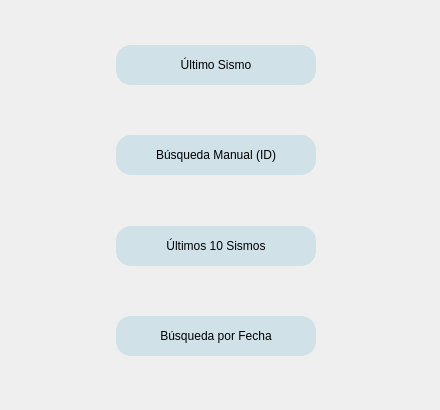
            <widget class="QWidget" name="page_izq1">
             <widget class="QWidget" name="layoutWidget">
              <property name="geometry">
               <rect>
                <x>0</x>
                <y>0</y>
                <width>431</width>
                <height>401</height>
               </rect>
              </property>
              <layout class="QVBoxLayout" name="verticalLayout_4">
               <item>
                <spacer name="verticalSpacer">
                 <property name="orientation">
                  <enum>Qt::Vertical</enum>
                 </property>
                 <property name="sizeHint" stdset="0">
                  <size>
                   <width>20</width>
                   <height>40</height>
                  </size>
                 </property>
                </spacer>
               </item>
               <item>
                <layout class="QHBoxLayout" name="horizontalLayout_2">
                 <item>
                  <spacer name="horizontalSpacer">
                   <property name="orientation">
                    <enum>Qt::Horizontal</enum>
                   </property>
                   <property name="sizeHint" stdset="0">
                    <size>
                     <width>40</width>
                     <height>20</height>
                    </size>
                   </property>
                  </spacer>
                 </item>
                 <item>
                  <widget class="QPushButton" name="pushButton_ultimoSismo">
                   <property name="minimumSize">
                    <size>
                     <width>200</width>
                     <height>40</height>
                    </size>
                   </property>
                   <property name="cursor">
                    <cursorShape>PointingHandCursor</cursorShape>
                   </property>
                   <property name="styleSheet">
                    <string notr="true">QPushButton {
	background-color: rgb(208, 225, 232);
	border-radius: 15px;
	border: none;
	font: 75 12pt &quot;MS Shell Dlg 2&quot;;
}
QPushButton:hover {
	background-color: rgb(208, 225, 250);
}</string>
                   </property>
                   <property name="text">
                    <string>Último Sismo</string>
                   </property>
                  </widget>
                 </item>
                 <item>
                  <spacer name="horizontalSpacer_2">
                   <property name="orientation">
                    <enum>Qt::Horizontal</enum>
                   </property>
                   <property name="sizeHint" stdset="0">
                    <size>
                     <width>40</width>
                     <height>20</height>
                    </size>
                   </property>
                  </spacer>
                 </item>
                </layout>
               </item>
               <item>
                <spacer name="verticalSpacer_2">
                 <property name="orientation">
                  <enum>Qt::Vertical</enum>
                 </property>
                 <property name="sizeHint" stdset="0">
                  <size>
                   <width>20</width>
                   <height>28</height>
                  </size>
                 </property>
                </spacer>
               </item>
               <item>
                <layout class="QHBoxLayout" name="horizontalLayout_3">
                 <item>
                  <spacer name="horizontalSpacer_3">
                   <property name="orientation">
                    <enum>Qt::Horizontal</enum>
                   </property>
                   <property name="sizeHint" stdset="0">
                    <size>
                     <width>40</width>
                     <height>20</height>
                    </size>
                   </property>
                  </spacer>
                 </item>
                 <item>
                  <widget class="QPushButton" name="pushButton_busquedaManual">
                   <property name="minimumSize">
                    <size>
                     <width>200</width>
                     <height>40</height>
                    </size>
                   </property>
                   <property name="cursor">
                    <cursorShape>PointingHandCursor</cursorShape>
                   </property>
                   <property name="styleSheet">
                    <string notr="true">QPushButton {
	background-color: rgb(208, 225, 232);
	border-radius: 15px;
	border: none;
	font: 75 12pt &quot;MS Shell Dlg 2&quot;;
}
QPushButton:hover {
	background-color: rgb(208, 225, 250);
}</string>
                   </property>
                   <property name="text">
                    <string>Búsqueda Manual (ID)</string>
                   </property>
                  </widget>
                 </item>
                 <item>
                  <spacer name="horizontalSpacer_4">
                   <property name="orientation">
                    <enum>Qt::Horizontal</enum>
                   </property>
                   <property name="sizeHint" stdset="0">
                    <size>
                     <width>40</width>
                     <height>20</height>
                    </size>
                   </property>
                  </spacer>
                 </item>
                </layout>
               </item>
               <item>
                <spacer name="verticalSpacer_3">
                 <property name="orientation">
                  <enum>Qt::Vertical</enum>
                 </property>
                 <property name="sizeHint" stdset="0">
                  <size>
                   <width>20</width>
                   <height>18</height>
                  </size>
                 </property>
                </spacer>
               </item>
               <item>
                <layout class="QHBoxLayout" name="horizontalLayout_4">
                 <item>
                  <spacer name="horizontalSpacer_5">
                   <property name="orientation">
                    <enum>Qt::Horizontal</enum>
                   </property>
                   <property name="sizeHint" stdset="0">
                    <size>
                     <width>40</width>
                     <height>20</height>
                    </size>
                   </property>
                  </spacer>
                 </item>
                 <item>
                  <widget class="QPushButton" name="pushButton_ultimos10">
                   <property name="minimumSize">
                    <size>
                     <width>200</width>
                     <height>40</height>
                    </size>
                   </property>
                   <property name="cursor">
                    <cursorShape>PointingHandCursor</cursorShape>
                   </property>
                   <property name="styleSheet">
                    <string notr="true">QPushButton {
	background-color: rgb(208, 225, 232);
	border-radius: 15px;
	border: none;
	font: 75 12pt &quot;MS Shell Dlg 2&quot;;
}
QPushButton:hover {
	background-color: rgb(208, 225, 250);
}</string>
                   </property>
                   <property name="text">
                    <string>Últimos 10 Sismos</string>
                   </property>
                  </widget>
                 </item>
                 <item>
                  <spacer name="horizontalSpacer_6">
                   <property name="orientation">
                    <enum>Qt::Horizontal</enum>
                   </property>
                   <property name="sizeHint" stdset="0">
                    <size>
                     <width>40</width>
                     <height>20</height>
                    </size>
                   </property>
                  </spacer>
                 </item>
                </layout>
               </item>
               <item>
                <spacer name="verticalSpacer_4">
                 <property name="orientation">
                  <enum>Qt::Vertical</enum>
                 </property>
                 <property name="sizeHint" stdset="0">
                  <size>
                   <width>20</width>
                   <height>40</height>
                  </size>
                 </property>
                </spacer>
               </item>
               <item>
                <layout class="QHBoxLayout" name="horizontalLayout_5">
                 <item>
                  <spacer name="horizontalSpacer_7">
                   <property name="orientation">
                    <enum>Qt::Horizontal</enum>
                   </property>
                   <property name="sizeHint" stdset="0">
                    <size>
                     <width>40</width>
                     <height>20</height>
                    </size>
                   </property>
                  </spacer>
                 </item>
                 <item>
                  <widget class="QPushButton" name="pushButton_busquedaFecha">
                   <property name="minimumSize">
                    <size>
                     <width>200</width>
                     <height>40</height>
                    </size>
                   </property>
                   <property name="cursor">
                    <cursorShape>PointingHandCursor</cursorShape>
                   </property>
                   <property name="styleSheet">
                    <string notr="true">QPushButton {
	background-color: rgb(208, 225, 232);
	border-radius: 15px;
	border: none;
	font: 75 12pt &quot;MS Shell Dlg 2&quot;;
}
QPushButton:hover {
	background-color: rgb(208, 225, 250);
}</string>
                   </property>
                   <property name="text">
                    <string>Búsqueda por Fecha</string>
                   </property>
                  </widget>
                 </item>
                 <item>
                  <spacer name="horizontalSpacer_8">
                   <property name="orientation">
                    <enum>Qt::Horizontal</enum>
                   </property>
                   <property name="sizeHint" stdset="0">
                    <size>
                     <width>40</width>
                     <height>20</height>
                    </size>
                   </property>
                  </spacer>
                 </item>
                </layout>
               </item>
               <item>
                <spacer name="verticalSpacer_5">
                 <property name="orientation">
                  <enum>Qt::Vertical</enum>
                 </property>
                 <property name="sizeHint" stdset="0">
                  <size>
                   <width>20</width>
                   <height>40</height>
                  </size>
                 </property>
                </spacer>
               </item>
              </layout>
             </widget>
            </widget>
